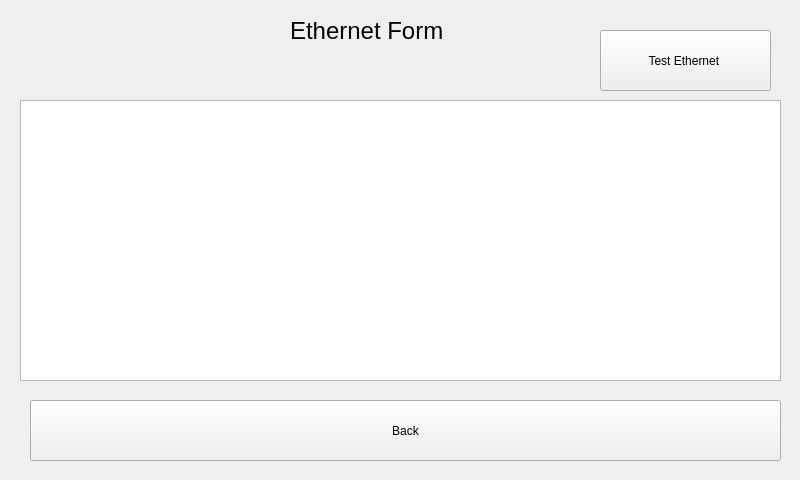
<?xml version="1.0" encoding="UTF-8"?>
<ui version="4.0">
 <class>ethernetForm</class>
 <widget class="QWidget" name="ethernetForm">
  <property name="geometry">
   <rect>
    <x>0</x>
    <y>0</y>
    <width>800</width>
    <height>480</height>
   </rect>
  </property>
  <property name="windowTitle">
   <string>Form</string>
  </property>
  <widget class="QLabel" name="label">
   <property name="geometry">
    <rect>
     <x>290</x>
     <y>10</y>
     <width>211</width>
     <height>41</height>
    </rect>
   </property>
   <property name="font">
    <font>
     <pointsize>18</pointsize>
    </font>
   </property>
   <property name="text">
    <string>Ethernet Form</string>
   </property>
  </widget>
  <widget class="QPushButton" name="etherbackButton">
   <property name="geometry">
    <rect>
     <x>30</x>
     <y>400</y>
     <width>751</width>
     <height>61</height>
    </rect>
   </property>
   <property name="text">
    <string>Back</string>
   </property>
  </widget>
  <widget class="QTextEdit" name="ethernetLineEdit">
   <property name="geometry">
    <rect>
     <x>20</x>
     <y>100</y>
     <width>761</width>
     <height>281</height>
    </rect>
   </property>
  </widget>
  <widget class="QPushButton" name="ethernetButton">
   <property name="geometry">
    <rect>
     <x>600</x>
     <y>30</y>
     <width>171</width>
     <height>61</height>
    </rect>
   </property>
   <property name="text">
    <string>Test Ethernet </string>
   </property>
  </widget>
 </widget>
 <resources/>
 <connections/>
</ui>
